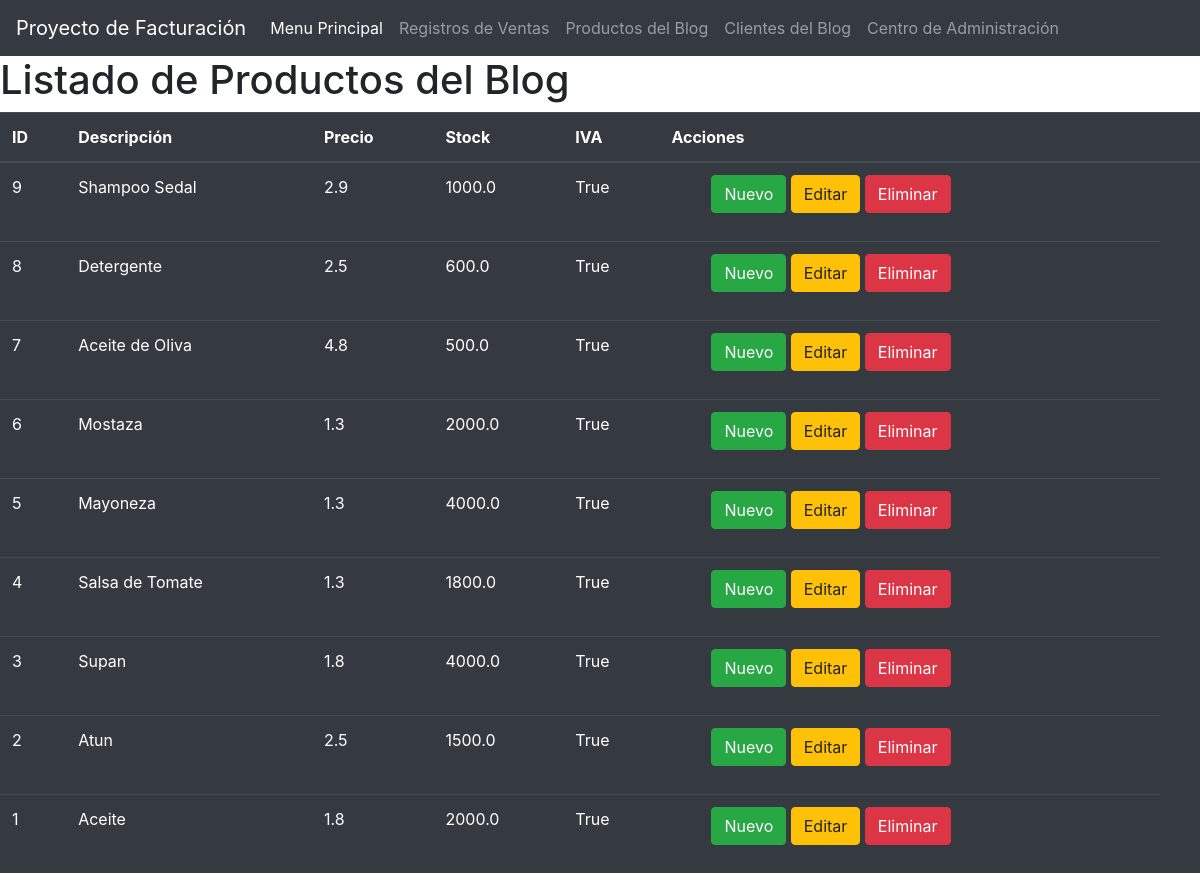
The app's page /listarproducto/ with its own data.
### Factura/models.py (models this page shows, shortened)
class Producto(models.Model):
    descripcion = models.CharField(max_length=100, blank=False, null=False)
    precio = models.FloatField(default=0)
    stock = models.FloatField(default=0)
    iva = models.BooleanField(default=True)
    creacion = models.DateTimeField(
        auto_now_add=True, verbose_name="Fecha Creacion",null= True)
    modificacion = models.DateTimeField(
        auto_now=True, verbose_name="Fecha Modificacion", null= True)
    class Meta:
        verbose_name = 'Producto'
        verbose_name_plural = 'Productos'
        ordering = ['-creacion']

### Factura/views.py (the view)
# urls.py: path('listarproducto/', listarProducto, name='listarproducto'),
def listarProducto(request):
    producto = Producto.objects.all()
    opciones = {'Menu': 'Menu Principal',
                'Ventas': 'Registros de Ventas',
                'Producto': 'Productos del Blog',
                'Cliente': 'Clientes del Blog',
                'Administracion': 'Centro de Administración',
                'productos': producto}
    return render(request, 'listar_producto.html', opciones)

### templates/listar_producto.html (shortened to what this page needs)
<!DOCTYPE html>
<html lang="en">
<head>
    {% load static %}
    <link href="{% static 'bootstrap/css/bootstrap.min.css' %}" rel="stylesheet">
    <nav class= "navbar navbar-expand-lg navbar-dark bg-dark">
        <a class="navbar-brand" >Proyecto de Facturación</a>
        <div class="collapse navbar-collapse" id="navbarNav">
            <ul class="navbar-nav">
                <l1 class="nav-item active">
                    <a class="nav-link" href='/'>{{ Menu}}<span class="sr-only">(current)</span></a>
                </l1>
                <l1 class="nav-item">
                    <a class="nav-link" href='/listarfactura'>{{ Ventas }}</a>
                </l1>
                <l1 class="nav-item">
                    <a class="nav-link" href='/listarproducto'>{{ Producto }}</a>
                </l1>
                <l1 class="nav-item">
                    <a class="nav-link" href='/listarcliente'>{{ Cliente }}</a>
                </l1>
                <l1 class="nav-item">
                    <a class="nav-link" href='/admin'>{{ Administracion }}</a>
                </l1>
            </ul>
        </div>
    </nav>
</head>
<body>
    <h1>Listado de {{Producto}}</h1>
    <table class="table table-hover table-dark">
        <thead>
            <tr>
                <th>ID</th>
                <th>Descripción</th>
                <th>Precio</th>
                <th>Stock</th>
                <th>IVA</th>
                <th>Acciones<th>
            </tr>
        </thead>
        <body>
            {% for p in productos %}
            <tr>
                <td>{{ p.id }}</td>
                <td>{{ p.descripcion }}</td>
                <td>{{ p.precio }}</td>
                <td>{{ p.stock }}</td>
                <td>{{ p.iva }}</td>
                <td>
                    <ul>
                        <l1><a class="btn btn-success" href="{% url 'producto' %}">Nuevo</a></l1>
                        <l1><a class="btn btn-warning" href="{% url 'editarproducto' p.id %}">Editar</a></l1>
                        <l1><a class="btn btn-danger" href="{% url 'eliminarproducto' p.id %}">Eliminar</a></l1>
                    </ul>
                </td>
            </tr>
            {% endfor %}
        </body>
    </table>
</body>
</html>

### records on screen
Producto: id "9", descripcion "Shampoo Sedal", precio "2.9", stock "1000.0", iva "True"
Producto: id "8", descripcion "Detergente", precio "2.5", stock "600.0", iva "True"
Producto: id "7", descripcion "Aceite de Oliva", precio "4.8", stock "500.0", iva "True"
Producto: id "6", descripcion "Mostaza", precio "1.3", stock "2000.0", iva "True"
Producto: id "5", descripcion "Mayoneza", precio "1.3", stock "4000.0", iva "True"
Producto: id "4", descripcion "Salsa de Tomate", precio "1.3", stock "1800.0", iva "True"
Producto: id "3", descripcion "Supan", precio "1.8", stock "4000.0", iva "True"
Producto: id "2", descripcion "Atun", precio "2.5", stock "1500.0", iva "True"
Producto: id "1", descripcion "Aceite", precio "1.8", stock "2000.0", iva "True"

### other values on screen
{{ Menu }} "Menu Principal"
{{ Ventas }} "Registros de Ventas"
{{ Producto }} "Productos del Blog"
{{ Cliente }} "Clientes del Blog"
{{ Administracion }} "Centro de Administración"
